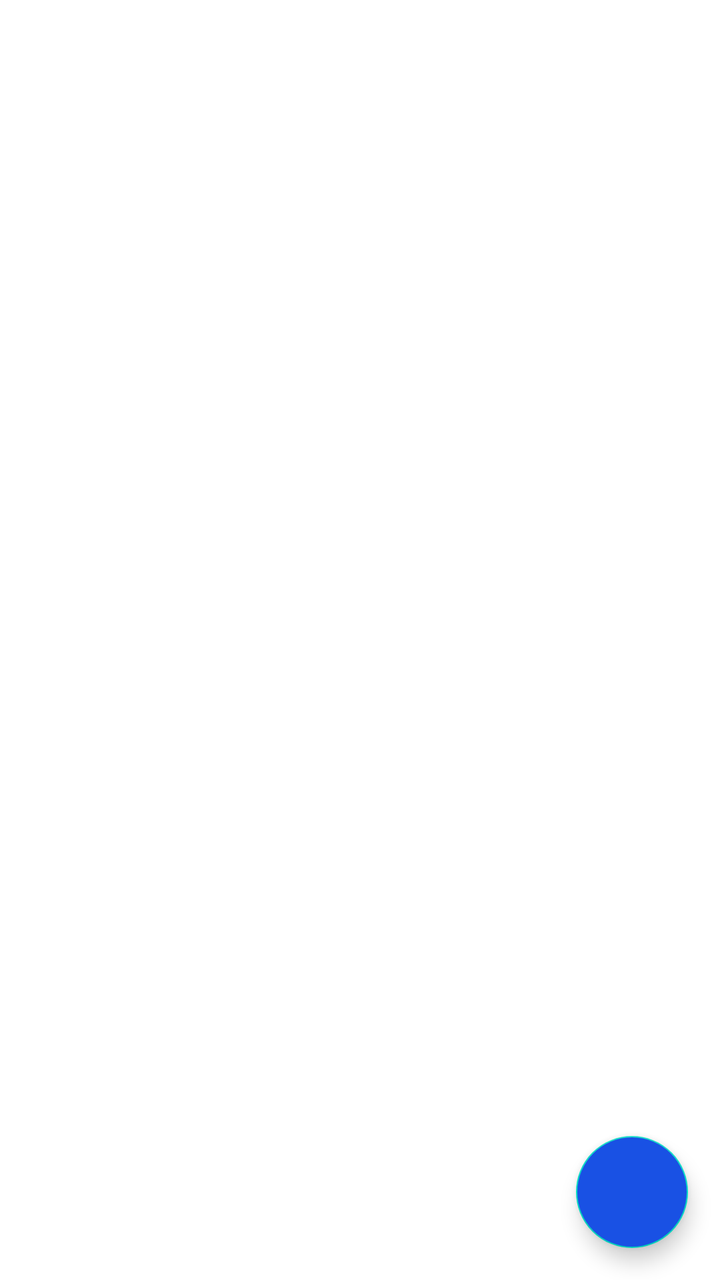
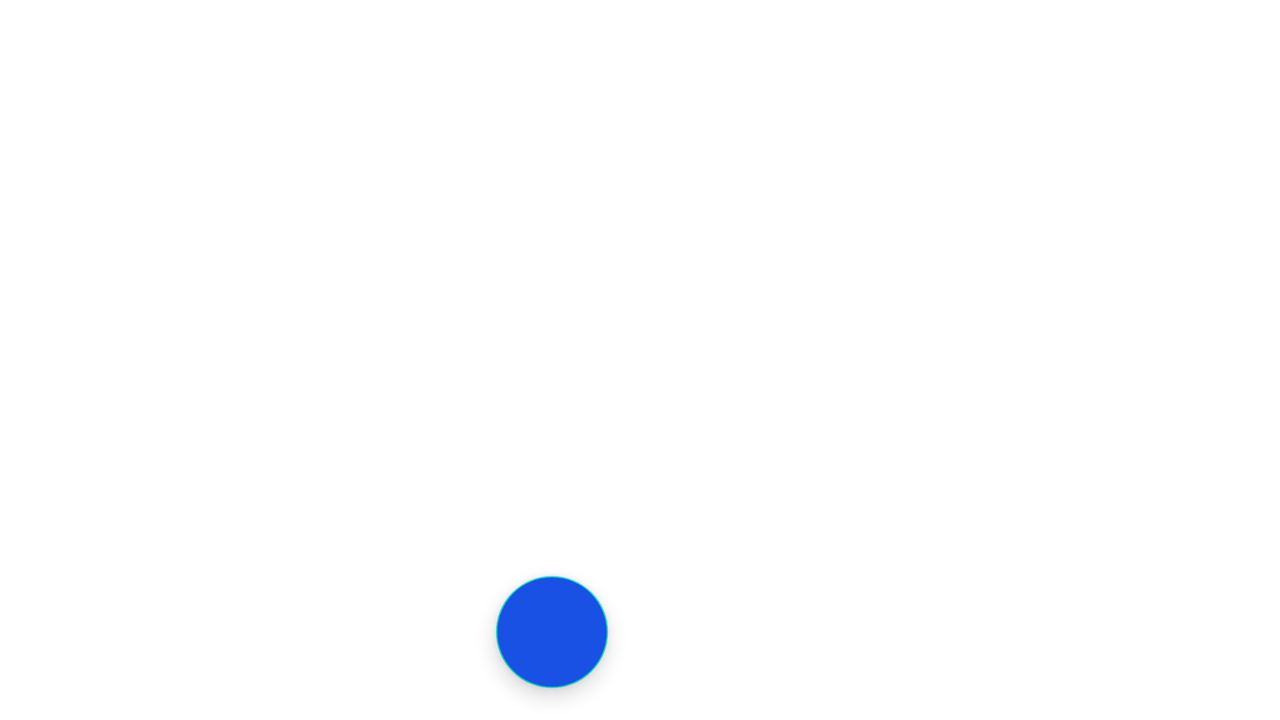

The same Android screen from two of the app's own layout files: first res/layout/ as a phone draws it, then the author's variant for another configuration, drawn on a device whose configuration selects that folder. Both files follow.
<!-- AndroidManifest.xml: application theme Theme.Notes -->
<!-- res/layout/activity_main.xml -->
<?xml version="1.0" encoding="utf-8"?>
<androidx.constraintlayout.widget.ConstraintLayout xmlns:android="http://schemas.android.com/apk/res/android"
    xmlns:app="http://schemas.android.com/apk/res-auto"
    xmlns:tools="http://schemas.android.com/tools"
    android:layout_width="match_parent"
    android:layout_height="match_parent"
    tools:context=".presentation.activities.MainActivity">

    <androidx.recyclerview.widget.RecyclerView
        android:id="@+id/rvNoteList"
        android:layout_width="0dp"
        android:layout_height="0dp"
        app:layout_constraintTop_toTopOf="parent"
        app:layout_constraintStart_toStartOf="parent"
        app:layout_constraintEnd_toEndOf="parent"
        app:layout_constraintBottom_toBottomOf="parent"
        app:layoutManager="androidx.recyclerview.widget.LinearLayoutManager" />

    <com.google.android.material.floatingactionbutton.FloatingActionButton
        android:id="@+id/floatingActionButton"
        android:layout_width="wrap_content"
        android:layout_height="wrap_content"
        android:backgroundTint="@color/blue"
        android:layout_marginEnd="16dp"
        android:layout_marginBottom="16dp"
        android:contentDescription="@string/add_note_item"
        app:layout_constraintBottom_toBottomOf="parent"
        app:layout_constraintEnd_toEndOf="parent"
        app:srcCompat="@drawable/ic_add" />

</androidx.constraintlayout.widget.ConstraintLayout>
<!-- resources referenced by this layout -->
<resources>
  <color name="blue">#1951E4</color>
  <string name="add_note_item">Добавить новую заметку</string>
  <style name="Theme.Notes" parent="Theme.MaterialComponents.DayNight.NoActionBar">
          
          <item name="colorPrimary">@color/purple_500</item>
          <item name="colorPrimaryVariant">@color/blue</item>
          <item name="colorOnPrimary">@color/white</item>
          
          <item name="colorSecondary">@color/teal_200</item>
          <item name="colorSecondaryVariant">@color/teal_700</item>
          <item name="colorOnSecondary">@color/black</item>
          
          <item name="android:statusBarColor" tools:targetApi="l">?attr/colorPrimaryVariant</item>
          
      </style>
  <color name="purple_500">#FF6200EE</color>
  <color name="white">#FFFFFFFF</color>
  <color name="teal_200">#FF03DAC5</color>
  <color name="teal_700">#FF018786</color>
  <color name="black">#FF000000</color>
</resources>
<!-- res/layout-land/activity_main.xml (the author's variant of the layout above) -->
<!-- drawn on the phone turned sideways -->
<?xml version="1.0" encoding="utf-8"?>
<androidx.constraintlayout.widget.ConstraintLayout xmlns:android="http://schemas.android.com/apk/res/android"
    xmlns:app="http://schemas.android.com/apk/res-auto"
    xmlns:tools="http://schemas.android.com/tools"
    android:layout_width="match_parent"
    android:layout_height="match_parent"
    tools:context=".presentation.activities.MainActivity">

    <androidx.recyclerview.widget.RecyclerView
        android:id="@+id/rvNoteList"
        android:layout_width="0dp"
        android:layout_height="0dp"
        app:layout_constraintTop_toTopOf="parent"
        app:layout_constraintStart_toStartOf="parent"
        app:layout_constraintEnd_toEndOf="@id/guideline_middle"
        app:layout_constraintBottom_toBottomOf="parent"
        app:layoutManager="androidx.recyclerview.widget.LinearLayoutManager" />

    <com.google.android.material.floatingactionbutton.FloatingActionButton
        android:id="@+id/floatingActionButton"
        android:layout_width="wrap_content"
        android:layout_height="wrap_content"
        android:backgroundTint="@color/blue"
        android:layout_marginEnd="16dp"
        android:layout_marginBottom="16dp"
        android:contentDescription="@string/add_note_item"
        app:layout_constraintBottom_toBottomOf="parent"
        app:layout_constraintEnd_toEndOf="@id/guideline_middle"
        app:srcCompat="@drawable/ic_add" />

    <androidx.constraintlayout.widget.Guideline
        android:id="@+id/guideline_middle"
        android:layout_width="wrap_content"
        android:layout_height="wrap_content"
        android:orientation="vertical"
        app:layout_constraintGuide_percent="0.5" />

    <androidx.fragment.app.FragmentContainerView
        android:id="@+id/noteItemContainer"
        android:layout_width="0dp"
        android:layout_height="match_parent"
        app:layout_constraintStart_toStartOf="@id/guideline_middle"
        app:layout_constraintEnd_toEndOf="parent"/>

</androidx.constraintlayout.widget.ConstraintLayout>
